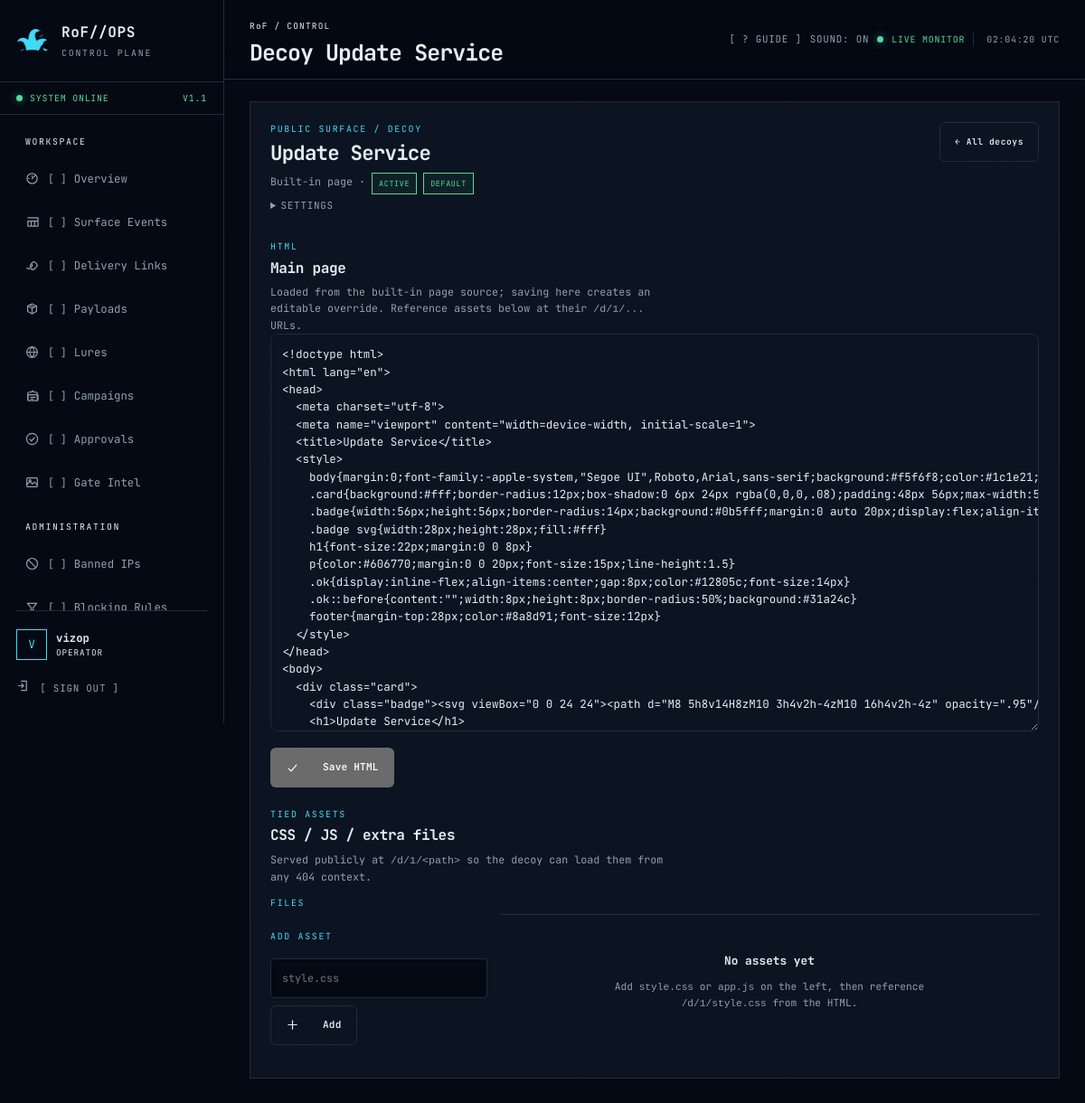
The app's page /panel/decoys/1/edit/ (signed in) with its own data.
### accounts/models.py (models this page shows)
class Operator(AbstractUser):
    THEME_CHOICES = [("default", "Default"), ("cozy", "Cozy Clown"), ("obnoxious", "Obnoxious Clown")]
    session_version = models.PositiveIntegerField(default=1)
    totp_secret = models.CharField(max_length=64, blank=True)
    totp_enabled = models.BooleanField(default=False)
    backup_code_hashes = models.JSONField(default=list, blank=True)
    theme = models.CharField(max_length=16, choices=THEME_CHOICES, default="default")
    created_at = models.DateTimeField(auto_now_add=True)
    class Meta:
        ordering = ["username"]

### gates/models.py (models this page shows, shortened)
class DecoyPage(models.Model):
    KIND_CHOICES = [
        ("template", "Built-in page"),
        ("upload", "Uploaded HTML"),
        ("redirect", "Redirect to URL"),
        ("pool", "Page from ./data/decoys/"),
    ]
    name = models.CharField(max_length=120)
    kind = models.CharField(max_length=10, choices=KIND_CHOICES)
    template_key = models.CharField(max_length=40, blank=True)
    html_file = models.FileField(upload_to="decoys/", blank=True, null=True)
    pool_file = models.CharField(max_length=120, blank=True,
                                 help_text="File inside ./data/decoys/ for kind=pool.")
    html = models.TextField(blank=True,
                            help_text="Editable HTML override. When set it beats both the uploaded file and the built-in template.")
    redirect_url = models.URLField(blank=True)
    active = models.BooleanField(default=True)
    is_default = models.BooleanField(default=False)
    created_by = models.ForeignKey(settings.AUTH_USER_MODEL, null=True, blank=True,
                                   on_delete=models.SET_NULL, related_name="decoy_pages")
    created_at = models.DateTimeField(auto_now_add=True)
    class Meta:
        ordering = ["-is_default", "-created_at"]

### gates/views.py (the view, shortened to what this page needs)
# urls.py: path("decoys/<int:pk>/edit/", views.decoy_edit, name="gate-decoy-edit"),
@login_required
@transaction.atomic
def decoy_edit(request, pk):
    from django.urls import reverse
    from urllib.parse import quote
    page = get_object_or_404(DecoyPage, pk=pk)
    def back(asset_path=""):
        url = reverse("gate-decoy-edit", args=[page.pk])
        return redirect(f"{url}?asset={quote(asset_path)}" if asset_path else url)
    override_active = bool(page.html)
    if override_active:
        editor_html = page.html
    elif page.kind == "upload" and page.html_file:
        editor_html = page.html_file.read().decode("utf-8", errors="replace")
    elif page.kind == "pool":
        editor_html = services.read_pool_page("decoy", page.pool_file) or ""
    elif page.kind == "template":
        meta = BUILTIN_DECOYS.get(page.template_key, {})
        if meta.get("django_template"):
            from django.template.loader import render_to_string
            editor_html = render_to_string(meta["template_name"], {})
    else:
        editor_html = ""
    assets = page.assets.all()
    selected = request.GET.get("asset", "")
    current_asset = assets.filter(path=selected).first() or assets.first()
    return render(request, "panel/decoy_edit.html", {
        "title": f"Decoy {page.name}", "page": page, "editor_html": editor_html,
        "override_active": override_active, "assets": assets, "current_asset": current_asset,
    })

### accounts/context_processors.py (called while the page is built)
def panel_context(request):
    user = request.user
    theme = getattr(user, "theme", "default") if user.is_authenticated else "default"
    return {
        "is_administrator": is_administrator(user),
        "panel_name": "RoF//OPS",
        "theme": theme,
    }

### accounts/permissions.py (called while the page is built)
def is_administrator(user):
    return bool(user.is_authenticated and user.is_active and (user.is_superuser or user.groups.filter(name="Administrator").exists()))

### gates/services.py (called while the page is built, shortened)
def _remote_is_trusted(remote):
    if not remote:
        return False
    try:
        address = ipaddress.ip_address(remote)
    except ValueError:
        return False
    for entry in getattr(settings, "TRUSTED_PROXIES", ("127.0.0.1", "::1")):
        try:
            if "/" in entry:
                if address in ipaddress.ip_network(entry, strict=False):
                    return True
            elif address == ipaddress.ip_address(entry):
                return True
        except ValueError:
            continue
    return False

def client_ip(request):
    remote = request.META.get("REMOTE_ADDR", "")
    if _remote_is_trusted(remote):
        forwarded = request.META.get("HTTP_X_FORWARDED_FOR", "")
        if forwarded:
            return forwarded.split(",")[-1].strip()
    return remote

def evaluate_blocking_rules(request, ip, *, is_404=False, link=None):
    from .models import RuleSet
    sets = list(RuleSet.objects.filter(enabled=True).prefetch_related("rules"))
    loose_rules = list(BlockingRule.objects.filter(enabled=True, ruleset__isnull=True))
    if not sets and not loose_rules:
        return None

### gates/templatetags/ui_icons.py (called while the page is built)
@register.simple_tag
def icon(name, cls="icon"):
    body = _ICONS.get(name)
    if body is None:
        return ""
    return mark_safe(
        f'<svg class="{cls}" viewBox="0 0 16 16" fill="none" stroke="currentColor" '
        f'stroke-width="1.3" stroke-linecap="round" stroke-linejoin="round" '
        f'aria-hidden="true">{body}</svg>'
    )

### templates/gates/decoy.html (shortened to what this page needs)
<!doctype html>
<html lang="en">
<head>
  <meta charset="utf-8">
  <meta name="viewport" content="width=device-width, initial-scale=1">
  <title>Update Service</title>
  <style>
    body{margin:0;font-family:-apple-system,"Segoe UI",Roboto,Arial,sans-serif;background:#f5f6f8;color:#1c1e21;display:flex;min-height:100vh;align-items:center;justify-content:center}
    .card{background:#fff;border-radius:12px;box-shadow:0 6px 24px rgba(0,0,0,.08);padding:48px 56px;max-width:520px;text-align:center}
    .badge{width:56px;height:56px;border-radius:14px;background:#0b5fff;margin:0 auto 20px;display:flex;align-items:center;justify-content:center}
    .badge svg{width:28px;height:28px;fill:#fff}
    h1{font-size:22px;margin:0 0 8px}
    p{color:#606770;margin:0 0 20px;font-size:15px;line-height:1.5}
    .ok{display:inline-flex;align-items:center;gap:8px;color:#12805c;font-size:14px}
    .ok::before{content:"";width:8px;height:8px;border-radius:50%;background:#31a24c}
    footer{margin-top:28px;color:#8a8d91;font-size:12px}
  </style>
</head>
<body>
  <div class="card">
    <div class="badge"><svg viewBox="0 0 24 24"><path d="M8 5h8v14H8zM10 3h4v2h-4zM10 16h4v2h-4z" opacity=".95"/></svg></div>
    <h1>Update Service</h1>
    <p>Automatic updates are managed by this service. No action is required.</p>
    <span class="ok">All systems operational</span>
    <footer>&copy; 2024 Update Service</footer>
  </div>
</body>
</html>

### templates/panel/decoy_edit.html (shortened to what this page needs)
{% extends "base.html" %}
{% load ui_icons %}
{% load static %}
{% block content %}
<section class="panel page-panel">
  <div class="panel-heading">
    <div><span class="section-label">PUBLIC SURFACE / DECOY</span><h2>{{ page.name }}</h2><p>{{ page.get_kind_display }} · {% if page.active %}<span class="status-badge good">ACTIVE</span>{% else %}<span class="status-badge">INACTIVE</span>{% endif %}{% if page.is_default %} <span class="status-badge good">DEFAULT</span>{% endif %}</p></div>
    <div><a class="button secondary" href="{% url 'gate-decoys' %}">← All decoys</a></div>
  </div>
  <details>
    <summary class="text-button" style="cursor:pointer">SETTINGS</summary>
  </details>
  {% if page.kind != "redirect" %}
  <div class="panel-heading" style="margin-top:18px"><div><span class="section-label">HTML</span><h3>Main page {% if override_active %}<span class="status-badge warn">OVERRIDE ACTIVE</span>{% endif %}</h3><p>{% if override_active %}This edited HTML is what visitors get.{% else %}Loaded from the {{ page.get_kind_display|lower }} source; saving here creates an editable override.{% endif %} Reference assets below at their <code>/d/{{ page.pk }}/...</code> URLs.</p></div></div>
  <form method="post">
    <textarea class="code-editor" name="content" data-code spellcheck="false">{{ editor_html }}</textarea>
    <div style="display:flex;gap:8px;margin-top:10px">
      <button class="button" type="submit">{% icon "check" %}Save HTML</button>
    </div>
  </form>
  <div class="panel-heading" style="margin-top:22px"><div><span class="section-label">TIED ASSETS</span><h3>CSS / JS / extra files</h3><p>Served publicly at <code>/d/{{ page.pk }}/&lt;path&gt;</code> so the decoy can load them from any 404 context.</p></div></div>
  <div class="editor-grid" style="margin-top:12px">
    <div>
      <span class="section-label">FILES</span>
      <form method="post" style="margin-top:12px">
        <label><span class="section-label">ADD ASSET</span><input class="field-input mono" name="path" maxlength="200" placeholder="style.css" style="margin-top:6px"></label>
        <button class="button secondary" type="submit" style="margin-top:8px">{% icon "plus" %}Add</button>
      </form>
    </div>
    <div>
      {% if current_asset %}
      <form method="post">
        {% csrf_token %}
        <input type="hidden" name="action" value="save_asset">
        <input type="hidden" name="original_path" value="{{ current_asset.path }}">
        <div style="display:flex;gap:8px;align-items:center;margin-bottom:8px">
          <input class="field-input mono" name="path" maxlength="200" value="{{ current_asset.path }}" style="flex:1">
          <span class="status-badge">{{ current_asset.content_type }}</span>
          <a class="text-button" href="{{ current_asset.public_path }}" target="_blank" rel="noopener">{% icon "eye" %}OPEN</a>
        </div>
        <textarea class="code-editor" name="content" data-code spellcheck="false" style="min-height:300px">{{ current_asset.content }}</textarea>
        <div style="display:flex;gap:8px;margin-top:10px">
          <button class="button" type="submit">{% icon "check" %}Save asset</button>
          <button class="button secondary" type="submit" form="del-asset-{{ current_asset.pk }}" data-confirm="Delete {{ current_asset.path }}?">{% icon "trash" %}Delete asset</button>
        </div>
      </form>
      <form method="post" id="del-asset-{{ current_asset.pk }}">
        {% csrf_token %}
        <input type="hidden" name="action" value="delete_asset">
        <input type="hidden" name="path" value="{{ current_asset.path }}">
      </form>
      {% else %}
      <div class="empty-state"><strong>No assets yet</strong><p>Add <code>style.css</code> or <code>app.js</code> on the left, then reference <code>/d/{{ page.pk }}/style.css</code> from the HTML.</p></div>
      {% endif %}
    </div>
  </div>
  {% else %}
  <p class="muted" style="margin-top:14px">Redirect decoys have no editable content - they send the visitor to the configured URL.</p>
  {% endif %}
</section>
{% endblock %}

### templates/base.html (shortened to what this page needs)
{% load static %}{% load ui_icons %}<!doctype html>
<html lang="en">
<head>
  <link rel="stylesheet" href="{% static 'css/panel.css' %}">
</head>
<body class="panel-shell{% if theme != "default" %} theme-{{ theme }}{% endif %}" data-authenticated="{% if user.is_authenticated %}true{% else %}false{% endif %}">
  <aside class="sidebar">
    <a class="brand" href="{% url 'overview' %}" aria-label="RoF OPS overview">
      {% if theme == "obnoxious" %}
      <span class="brand-mark jester-mask" role="img" aria-label="Jester hat">
        <span class="jester-star-tip t1"></span><span class="jester-star-tip t2"></span><span class="jester-star-tip t3"></span>
      </span>
      {% else %}
      <span class="brand-mark jester-mask" role="img" aria-label="Jester hat"></span>
      {% endif %}
      <span><strong>RoF//OPS</strong><small>CONTROL PLANE</small></span>
    </a>
    <div class="environment"><span class="status-dot"></span> SYSTEM ONLINE <span class="env-code">V1.1</span></div>
    <nav class="primary-nav" aria-label="Primary navigation">
      <span class="nav-label">WORKSPACE</span>
      <a class="" href="{% url 'overview' %}">{% icon "overview" %}<span class="bracket">[]</span> Overview</a>
      <a class="" href="{% url 'events' %}">{% icon "events" %}<span class="bracket">[]</span> Surface Events</a>
      <a class="" href="{% url 'gate-links' %}">{% icon "links" %}<span class="bracket">[]</span> Delivery Links</a>
      <a class="" href="{% url 'gate-payloads' %}">{% icon "payloads" %}<span class="bracket">[]</span> Payloads</a>
      <a class="" href="{% url 'gate-lures' %}">{% icon "lures" %}<span class="bracket">[]</span> Lures</a>
      <a class="" href="{% url 'gate-campaigns' %}">{% icon "campaigns" %}<span class="bracket">[]</span> Campaigns</a>
      <a class="" href="{% url 'gate-submissions' %}">{% icon "approvals" %}<span class="bracket">[]</span> Approvals</a>
      <a class="" href="{% url 'gate-intel' %}">{% icon "intel" %}<span class="bracket">[]</span> Gate Intel</a>
      <span class="nav-label">ADMINISTRATION</span>
      <a class="" href="{% url 'gate-bans' %}">{% icon "bans" %}<span class="bracket">[]</span> Banned IPs</a>
      <a class="" href="{% url 'gate-block-rules' %}">{% icon "rules" %}<span class="bracket">[]</span> Blocking Rules</a>
    </nav>
    <div class="sidebar-foot">
      <div class="operator-chip"><span class="operator-avatar">{{ user.username|first|upper }}</span><span><strong>{{ user.username }}</strong><small>{% if is_administrator %}ADMINISTRATOR{% else %}OPERATOR{% endif %}</small></span></div>
      <form method="post" action="{% url 'logout' %}">{% csrf_token %}<button class="text-button" type="submit">{% icon "signout" "icon icon-inline" %} [ SIGN OUT ]</button></form>
    </div>
  </aside>
  <div class="workspace">
    <header class="topbar">
      <div><span class="topbar-path">RoF / {% if request.resolver_match.namespace %}{{ request.resolver_match.namespace }} / {% endif %}CONTROL</span><h1>{{ title }}</h1></div>
      <div class="topbar-status"><button id="guide-open" class="text-button" type="button" hidden>[ ? GUIDE ]</button><button id="sound-toggle" class="text-button" type="button">SOUND: ON</button><span class="status-dot"></span><span>LIVE MONITOR</span><time id="utc-clock">UTC</time></div>
    </header>
    <main id="main-content" class="main-content">{% block content %}{% endblock %}</main>
  </div>
</body>
</html>

### records on screen
Operator: username|first "V", username "vizop"
DecoyPage: name "Update Service", kind "Built-in page", kind "built-in page", pk "1"

### other values on screen
{{ title }} "Decoy Update Service"
